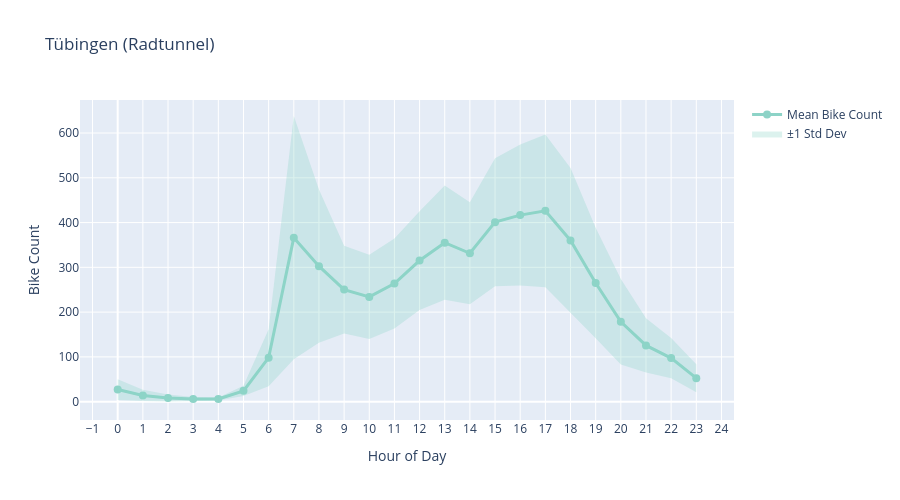
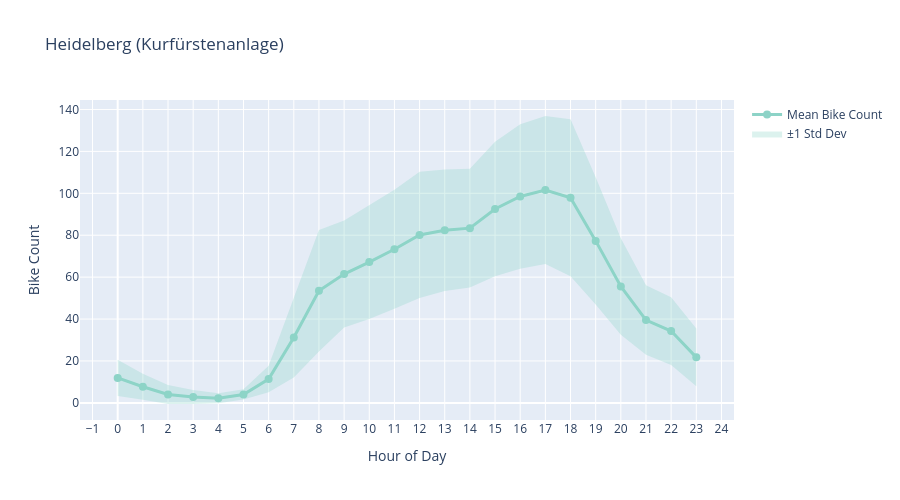
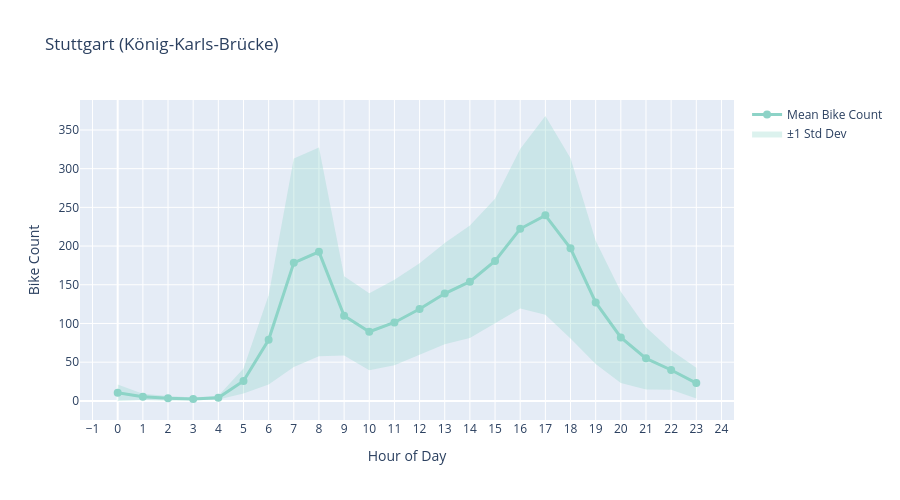

The code cell stored with these charts, in order, in its notebook:
### Markdown cell above
### Hourly Pattern
Average bike count for each hour of the day with ±1 standard deviation band.

### Code cell
for alias in PLOT_STATIONS:
    df = dfs[alias]
    station = get_station(alias)
    fig = get_plot("hourly_pattern")(df, title=station.display_name)
    fig.show()

### Figure 1 — Plotly figure (JSON) as saved in the notebook; plotly's stock layout.template omitted (floating-point values rounded to 4 significant figures)
{"data": [{"line": {"color": "rgb(141,211,199)", "width": 3}, "marker": {"size": 8}, "mode": "lines+markers", "name": "Mean Bike Count", "type": "scatter", "x": [0, 1, 2, 3, 4, 5, 6, 7, 8, 9, 10, 11, 12, 13, 14, 15, 16, 17, 18, 19, 20, 21, 22, 23], "y": [27.05, 13.96, 8.352, 6.0, 5.909, 24.12, 98.21, 366.3, 302.7, 250.3, 234.0, 263.8, 315.2, 355.0, 331.4, 400.9, 416.7, 426.1, 360.0, 265.1, 178.5, 125.5, 97.31, 52.41]}, {"fill": "toself", "fillcolor": "rgba(141, 211, 199, 0.3)", "line": {"color": "rgba(255,255,255,0)"}, "name": "±1 Std Dev", "type": "scatter", "x": [0, 1, 2, 3, 4, 5, 6, 7, 8, 9, 10, 11, 12, 13, 14, 15, 16, 17, 18, 19, 20, 21, 22, 23, 23, 22, 21, 20, 19, 18, 17, 16, 15, 14, 13, 12, 11, 10, 9, 8, 7, 6, 5, 4, 3, 2, 1, 0], "y": [50.22, 26.68, 16.23, 10.32, 9.021, 35.78, 161.8, 638.0, 473.7, 348.4, 328.2, 364.2, 425.5, 482.6, 445.2, 543.8, 574.1, 596.6, 521.7, 388.7, 273.8, 186.1, 142.2, 83.67, 21.14, 52.37, 64.93, 83.23, 141.5, 198.3, 255.7, 259.2, 257.9, 217.7, 227.5, 205.0, 163.4, 139.7, 152.2, 131.7, 94.56, 34.64, 12.46, 2.797, 1.682, 0.4729, 1.236, 3.893]}], "layout": {"height": 500, "hovermode": "x unified", "title": {"text": "Tübingen (Radtunnel)"}, "xaxis": {"dtick": 1, "tick0": 0, "tickmode": "linear", "title": {"text": "Hour of Day"}}, "yaxis": {"title": {"text": "Bike Count"}}}}

### Figure 2 — Plotly figure (JSON) as saved in the notebook; plotly's stock layout.template omitted (floating-point values rounded to 4 significant figures)
{"data": [{"line": {"color": "rgb(141,211,199)", "width": 3}, "marker": {"size": 8}, "mode": "lines+markers", "name": "Mean Bike Count", "type": "scatter", "x": [0, 1, 2, 3, 4, 5, 6, 7, 8, 9, 10, 11, 12, 13, 14, 15, 16, 17, 18, 19, 20, 21, 22, 23], "y": [11.92, 7.707, 4.003, 2.825, 2.229, 4.019, 11.37, 31.16, 53.48, 61.48, 67.17, 73.29, 80.13, 82.38, 83.39, 92.55, 98.52, 101.6, 97.86, 77.3, 55.53, 39.52, 34.26, 21.71]}, {"fill": "toself", "fillcolor": "rgba(141, 211, 199, 0.3)", "line": {"color": "rgba(255,255,255,0)"}, "name": "±1 Std Dev", "type": "scatter", "x": [0, 1, 2, 3, 4, 5, 6, 7, 8, 9, 10, 11, 12, 13, 14, 15, 16, 17, 18, 19, 20, 21, 22, 23, 23, 22, 21, 20, 19, 18, 17, 16, 15, 14, 13, 12, 11, 10, 9, 8, 7, 6, 5, 4, 3, 2, 1, 0], "y": [20.6, 13.88, 8.542, 6.152, 4.593, 6.476, 17.71, 50.25, 82.48, 86.99, 94.28, 101.7, 110.3, 111.3, 111.7, 124.6, 133.0, 136.9, 135.3, 107.7, 78.57, 56.13, 50.43, 35.5, 7.923, 18.09, 22.91, 32.48, 46.89, 60.39, 66.3, 64.04, 60.47, 55.08, 53.41, 49.99, 44.91, 40.05, 35.96, 24.49, 12.07, 5.029, 1.563, -0.1359, -0.5022, -0.5363, 1.538, 3.241]}], "layout": {"height": 500, "hovermode": "x unified", "title": {"text": "Heidelberg (Kurfürstenanlage)"}, "xaxis": {"dtick": 1, "tick0": 0, "tickmode": "linear", "title": {"text": "Hour of Day"}}, "yaxis": {"title": {"text": "Bike Count"}}}}

### Figure 3 — Plotly figure (JSON) as saved in the notebook; plotly's stock layout.template omitted (floating-point values rounded to 4 significant figures)
{"data": [{"line": {"color": "rgb(141,211,199)", "width": 3}, "marker": {"size": 8}, "mode": "lines+markers", "name": "Mean Bike Count", "type": "scatter", "x": [0, 1, 2, 3, 4, 5, 6, 7, 8, 9, 10, 11, 12, 13, 14, 15, 16, 17, 18, 19, 20, 21, 22, 23], "y": [10.5, 5.23, 3.324, 2.436, 4.138, 25.73, 78.87, 178.4, 192.6, 109.9, 89.36, 101.3, 118.6, 138.6, 153.9, 180.7, 222.3, 239.7, 197.1, 127.2, 81.98, 54.93, 39.89, 22.98]}, {"fill": "toself", "fillcolor": "rgba(141, 211, 199, 0.3)", "line": {"color": "rgba(255,255,255,0)"}, "name": "±1 Std Dev", "type": "scatter", "x": [0, 1, 2, 3, 4, 5, 6, 7, 8, 9, 10, 11, 12, 13, 14, 15, 16, 17, 18, 19, 20, 21, 22, 23, 23, 22, 21, 20, 19, 18, 17, 16, 15, 14, 13, 12, 11, 10, 9, 8, 7, 6, 5, 4, 3, 2, 1, 0], "y": [21.27, 9.276, 6.378, 4.325, 6.515, 42.0, 136.6, 313.1, 327.4, 161.2, 139.1, 156.4, 177.7, 204.1, 226.7, 261.2, 325.4, 368.0, 313.5, 206.7, 141.0, 95.2, 65.39, 42.79, 3.175, 14.39, 14.66, 22.98, 47.59, 80.67, 111.3, 119.2, 100.3, 81.15, 73.19, 59.48, 46.11, 39.63, 58.62, 57.73, 43.67, 21.14, 9.459, 1.761, 0.546, 0.2701, 1.184, -0.2704]}], "layout": {"height": 500, "hovermode": "x unified", "title": {"text": "Stuttgart (König-Karls-Brücke)"}, "xaxis": {"dtick": 1, "tick0": 0, "tickmode": "linear", "title": {"text": "Hour of Day"}}, "yaxis": {"title": {"text": "Bike Count"}}}}
